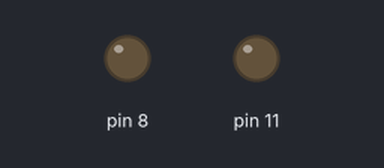
Simulated run of this sketch. Board: Arduino Uno, built with avr-gcc and run on an emulated ATmega328P. On the bench: output pins drawn as LEDs (lit = HIGH).

Above: at 0.15 s.
At 9.83 s:
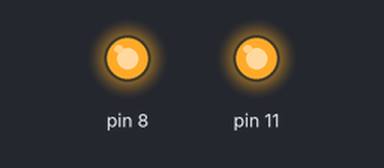
At 19.83 s:
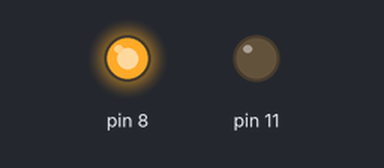
At 39.29 s:
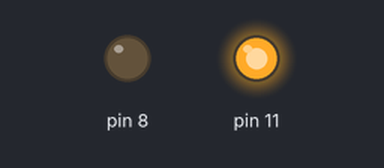
Timing chart, 0 to 40.0 s (numbered marks = the images above):
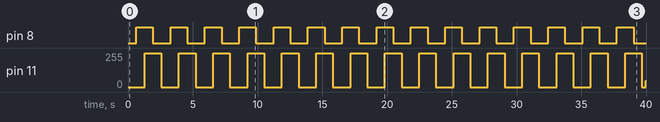

Measured:
- by itself, pin 8: alternates HIGH for 1.3 s and LOW for 1.4 s
- by itself, pin 11: 0/255 → 255/255 at 1.3 s, → 0/255 1.3 s later, → 255/255 1.4 s later, → 0/255 1.3 s later, … (31 changes in this stretch)

The sketch:

breath_light.ino
```cpp
void setup ()
{
  pinMode(11,OUTPUT);
  pinMode(8,OUTPUT);
}

void loop()
{
  for (int a=0; a<=255;a++)                //循环语句，控制PWM亮度的增加
  {
    analogWrite(11,a);
    analogWrite(8,a);
    delay(5);                             //当前亮度级别维持的时间,单位毫秒
  }
    for (int a=255; a>=0;a--)             //循环语句，控制PWM亮度减小
  {
    analogWrite(11,a);
    analogWrite(8,a);
    delay(5);                             //当前亮度的维持的时间,单位毫秒
  }
  delay(80);                             //完成一个循环后等待的时间,单位毫秒
}
```
